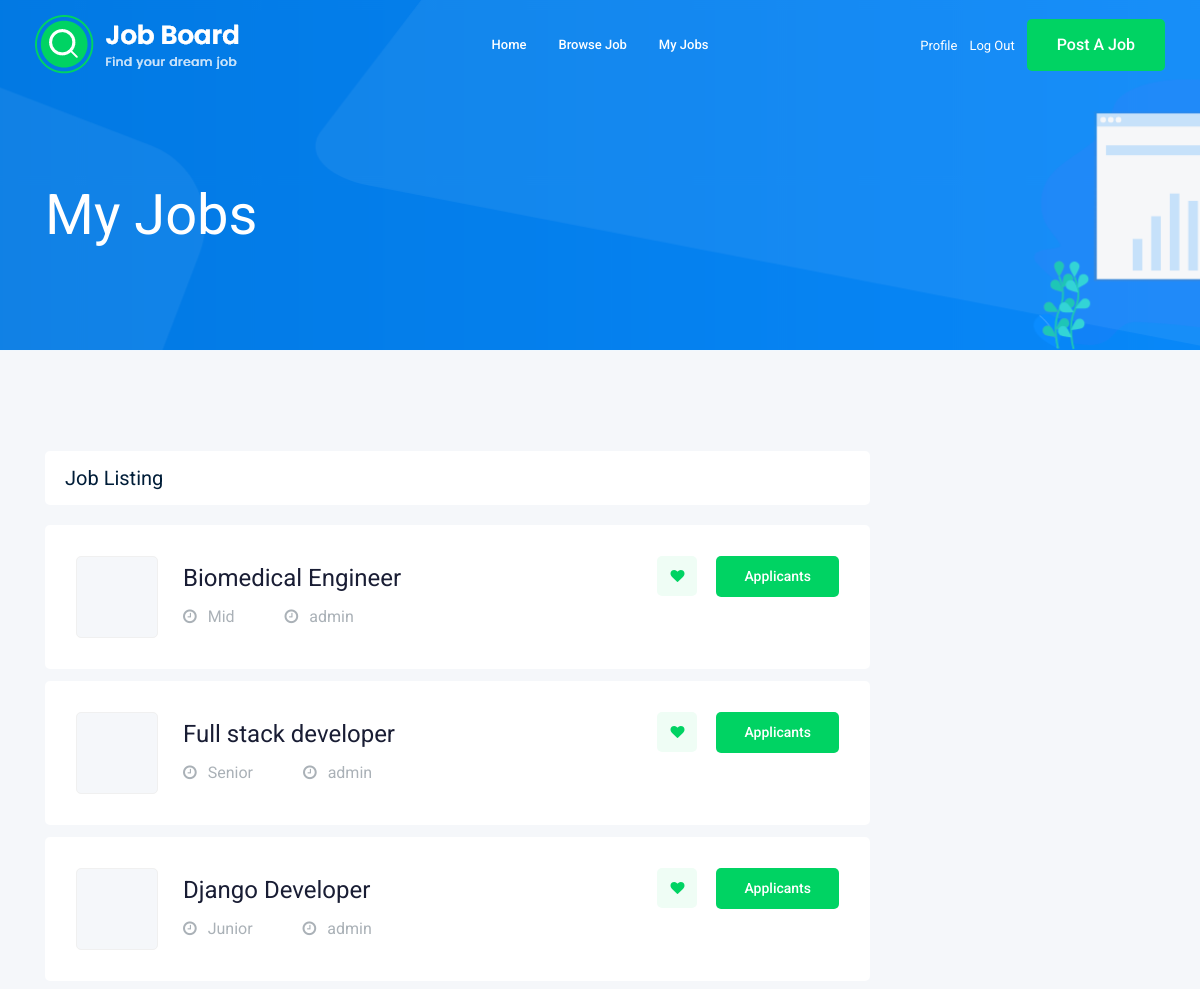
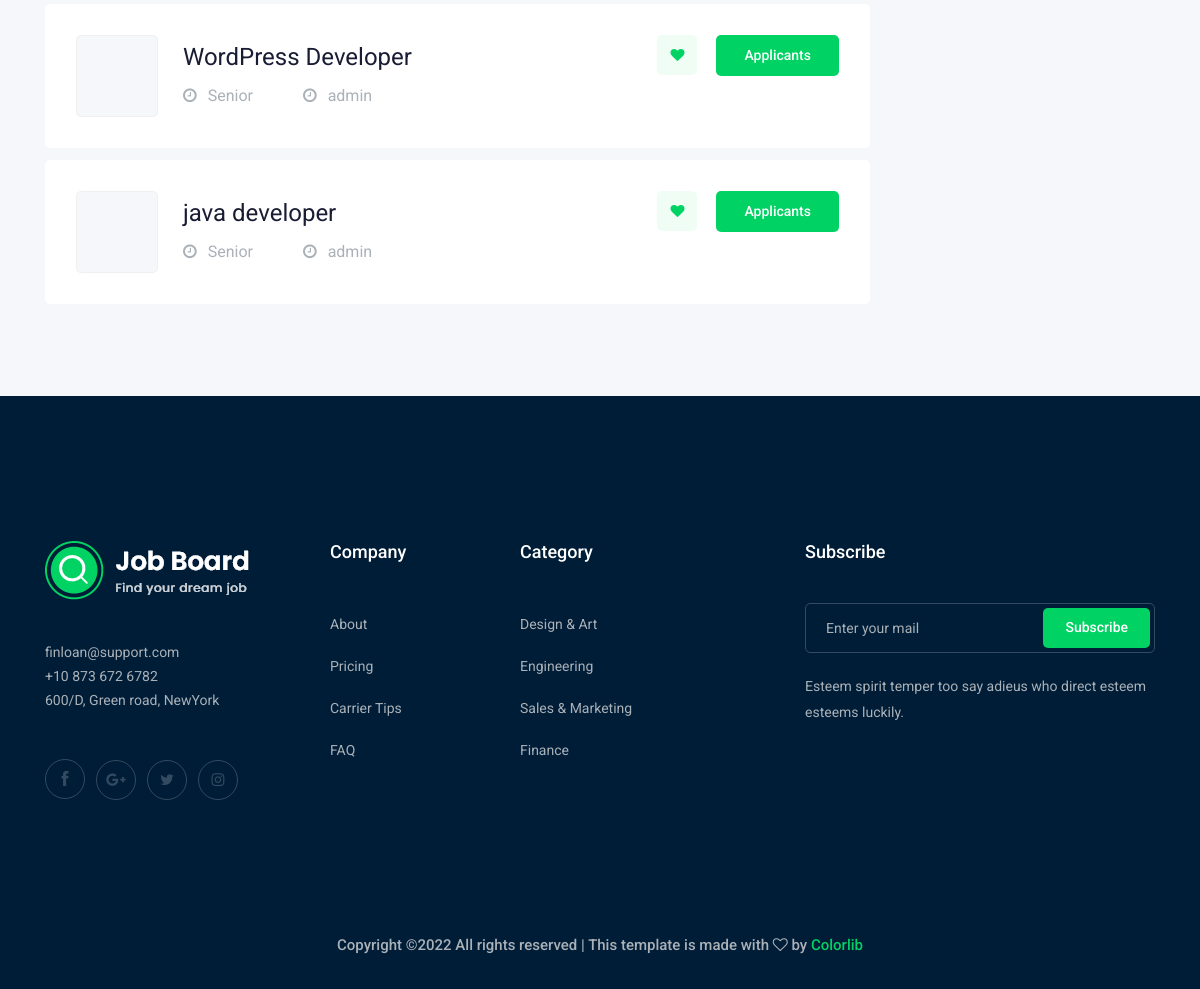
The page /accounts/profile/myjobs (signed in) on the database its author committed (2 pictures, top to bottom).
### jobs/models.py (models this page shows, shortened)
class job(models.Model):  # table
    owner = models.ForeignKey(User, related_name='job_owner', on_delete=models.CASCADE)
    title = models.CharField(max_length=100)  # column
    experience_level = models.CharField(max_length=15 , choices=Exper_LVL)
    Programming_language = models.CharField(max_length=100,default='python')
    published_at = models.DateTimeField(auto_now_add=True)
    description = models.TextField(max_length=1000,default='There is no Job description.')
    slug = models.SlugField(blank=True, null=True)
    def __str__(self):
        return self.title

### accounts/views.py (the view)
# urls.py: path('profile/myjobs',views.My_jobs , name='myjobs'),
def My_jobs(request):
    my_job = job.objects.filter(owner = request.user)
    paginator = Paginator(my_job, 6) # Show 5 contacts per page.
    page_number = request.GET.get('page')
    page_obj = paginator.get_page(page_number)
    return render(request,'accounts/myjobs.html',{'myjob':page_obj})

### accounts/templates/accounts/myjobs.html (shortened to what this page needs)
{% extends 'base_account.html' %}
{% load bootstrap4 %}
{% block body %}
    <div class="bradcam_area bradcam_bg_1">
        <div class="container">
            <div class="row">
                <div class="col-xl-12">
                    <div class="bradcam_text">
                        <h3>My jobs</h3>
                    </div>
                </div>
            </div>
        </div>
    </div>
    <div class="job_listing_area plus_padding">
        <div class="container">
            <div class="row">
                <div class="col-lg-9">
                    <div class="recent_joblist_wrap">
                        <div class="recent_joblist white-bg ">
                            <div class="row align-items-center">
                                <div class="col-md-6">
                                    <h4>Job Listing</h4>
                                </div>
                            </div>
                        </div>
                    </div>
                    <div class="job_lists m-0">
                        <div class="row">
                            {% for job in myjob%}
                            <div class="col-lg-12 col-md-12">
                                <div class="single_jobs white-bg d-flex justify-content-between">
                                    <div class="jobs_left d-flex align-items-center">
                                        <div class="thumb">
                                        </div>
                                        <div class="jobs_conetent">
                                            <a href="{% url 'accounts:applied_applicants' job.slug %}"><h4>{{job}}</h4></a>
                                            <div class="links_locat d-flex align-items-center">
                                                <div class="location">
                                                    <p> <i class="fa fa-clock-o"></i> {{job.experience_level}}</p>
                                                </div>
                                                <div class="location">
                                                    <p> <i class="fa fa-clock-o"></i> {{job.owner}}</p>
                                                </div>
                                            </div>
                                        </div>
                                    </div>
                                    <div class="jobs_right">
                                        <div class="apply_now">
                                            <a class="heart_mark" href="{% url 'accounts:best_candidates' job.slug %}"><i class="fa fa-heart"></i></a>
                                            <a href="{% url 'accounts:applied_applicants' job.slug %}" class="boxed-btn3">Applicants</a>
                                        </div>
                                    </div>
                                </div>
                            </div>
                            {% endfor %}
                        </div>
                    </div>
                </div>
            </div>
        </div>
    </div>
{% endblock body %}

### templates/base_account.html (shortened to what this page needs)
{% load static %}
<!doctype html>
<html class="no-js" lang="zxx">
<head>
    <link rel="stylesheet" href="{% static 'css/bootstrap.min.css' %}">
    <link rel="stylesheet" href="{% static 'css/owl.carousel.min.css' %}">
    <link rel="stylesheet" href="{% static 'css/magnific-popup.css' %}">
    <link rel="stylesheet" href="{% static 'css/font-awesome.min.css' %}">
    <link rel="stylesheet" href="{% static 'css/themify-icons.css' %}">
    <link rel="stylesheet" href="{% static 'css/nice-select.css' %}">
    <link rel="stylesheet" href="{% static 'css/flaticon.css' %}">
    <link rel="stylesheet" href="{% static 'css/jquery-ui.css' %}">
    <link rel="stylesheet" href="{% static 'css/gijgo.css' %}">
    <link rel="stylesheet" href="{% static 'css/animate.min.css' %}">
    <link rel="stylesheet" href="{% static 'css/slicknav.css' %}">
    <link rel="stylesheet" href="{% static 'css/style.css' %}">
</head>
<body>
    <header>
        <div class="header-area ">
            <div id="sticky-header" class="main-header-area">
                <div class="container-fluid ">
                    <div class="header_bottom_border">
                        <div class="row align-items-center">
                            <div class="col-xl-3 col-lg-2">
                                <div class="logo">
                                    <a href="#">
                                        <img src="img/logo.png" alt="">
                                    </a>
                                </div>
                            </div>
                            <div class="col-xl-6 col-lg-7">
                                <div class="main-menu  d-none d-lg-block">
                                    <nav>
                                        <ul id="navigation">
                                            <li><a href="{% url 'home:home' %}">home</a></li>
                                            <li><a href="{% url 'jobs:job_list' %}">Browse Job</a></li>
                                            <li><a href="{% url 'accounts:myjobs' %}">My Jobs</a></li>
                                        </ul>
                                    </nav>
                                </div>
                            </div>
                            <div class="col-xl-3 col-lg-3 d-none d-lg-block">
                                <div class="Appointment">
                                    {% if request.user.is_authenticated %}
                                        <div class="phone_num d-none d-xl-block">
                                            <a href="{% url 'accounts:profile' %}">Profile</a>
                                        </div>
                                        <div class="phone_num d-none d-xl-block">
                                            <a href="{% url 'logout' %}">Log Out</a>
                                        </div>
                                    {% endif %}
                                    <div class="d-none d-lg-block">
                                        <a class="boxed-btn3" href="{% url 'jobs:add_job' %}">Post a Job</a>
                                    </div>
                                </div>
                            </div>
                            <div class="col-12">
                            </div>
                        </div>
                    </div>
                </div>
            </div>
        </div>
    </header>
    {% block body %}
    {% endblock body %}
    <footer class="footer">
        <div class="footer_top">
            <div class="container">
                <div class="row">
                    <div class="col-xl-3 col-md-6 col-lg-3">
                        <div class="footer_widget wow fadeInUp" data-wow-duration="1s" data-wow-delay=".3s">
                            <div class="footer_logo">
                                <a href="#">
                                    <img src="/img/logo.png" alt="">
                                </a>
                            </div>
                            <p>
                                finloan@support.com <br>
                                +10 873 672 6782 <br>
                                600/D, Green road, NewYork
                            </p>
                            <div class="socail_links">
                                <ul>
                                    <li>
                                        <a href="#">
                                            <i class="ti-facebook"></i>
                                        </a>
                                    </li>
                                    <li>
                                        <a href="#">
                                            <i class="fa fa-google-plus"></i>
                                        </a>
                                    </li>
                                    <li>
                                        <a href="#">
                                            <i class="fa fa-twitter"></i>
                                        </a>
                                    </li>
                                    <li>
                                        <a href="#">
                                            <i class="fa fa-instagram"></i>
                                        </a>
                                    </li>
                                </ul>
                            </div>
                        </div>
                    </div>
                    <div class="col-xl-2 col-md-6 col-lg-2">
                        <div class="footer_widget wow fadeInUp" data-wow-duration="1.1s" data-wow-delay=".4s">
                            <h3 class="footer_title">
                                Company
                            </h3>
                            <ul>
                                <li><a href="#">About </a></li>
                                <li><a href="#"> Pricing</a></li>
                                <li><a href="#">Carrier Tips</a></li>
                                <li><a href="#">FAQ</a></li>
                            </ul>
                        </div>
                    </div>
                    <div class="col-xl-3 col-md-6 col-lg-3">
                        <div class="footer_widget wow fadeInUp" data-wow-duration="1.2s" data-wow-delay=".5s">
                            <h3 class="footer_title">
                                Category
                            </h3>
                            <ul>
                                <li><a href="#">Design & Art</a></li>
                                <li><a href="#">Engineering</a></li>
                                <li><a href="#">Sales & Marketing</a></li>
                                <li><a href="#">Finance</a></li>
                            </ul>
                        </div>
                    </div>
                    <div class="col-xl-4 col-md-6 col-lg-4">
                        <div class="footer_widget wow fadeInUp" data-wow-duration="1.3s" data-wow-delay=".6s">
                            <h3 class="footer_title">
                                Subscribe
                            </h3>
                            <form action="#" class="newsletter_form">
                                <input type="text" placeholder="Enter your mail">
                                <button type="submit">Subscribe</button>
                            </form>
                            <p class="newsletter_text">Esteem spirit temper too say adieus who direct esteem esteems
                                luckily.</p>
                        </div>
                    </div>
                </div>
            </div>
        </div>
        <div class="copy-right_text wow fadeInUp" data-wow-duration="1.4s" data-wow-delay=".3s">
            <div class="container">
                <div class="row">
                    <div class="col-xl-12">
                        <p class="copy_right text-center">
Copyright &copy;<script>document.write(new Date().getFullYear());</script> All rights reserved | This template is made with <i class="fa fa-heart-o" aria-hidden="true"></i> by <a href="https://colorlib.com" target="_blank">Colorlib</a>
                        </p>
                    </div>
                </div>
            </div>
        </div>
    </footer>
</body>
</html>

### rows shown on the page
job: title "Biomedical Engineer", experience_level "Mid", owner "admin"
job: title "Full stack developer", experience_level "Senior", owner "admin"
job: title "Django Developer", experience_level "Junior", owner "admin"
job: title "WordPress Developer", experience_level "Senior", owner "admin"
job: title "java developer", experience_level "Senior", owner "admin"
